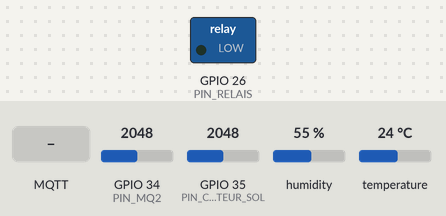
A sketch run on a simulated ESP32. Shown: switched loads named in the sketch (green lamp = pin HIGH). The test bench sets the inputs (shaded band); at power-on: GPIO 35 (PIN_CAPTEUR_SOL) = 2048, GPIO 34 (PIN_MQ2) = 2048, humidity 55 %, temperature 24 °C. WiFi joins after 1.5 s; servers stay silent unless stated; no MQTT or app messages arrive unless stated; what the sketch prints to the serial monitor is not drawn.

Above: at 2.7 s.
2.8 s: GPIO 35 (PIN_CAPTEUR_SOL) set to 2387
4.8 s: GPIO 35 (PIN_CAPTEUR_SOL) set to 2457
At 6.5 s:
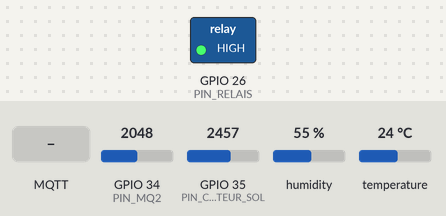
11.1 s: MQTT message "agri/mode" arrives on the first subscribed topic
At 12.7 s:
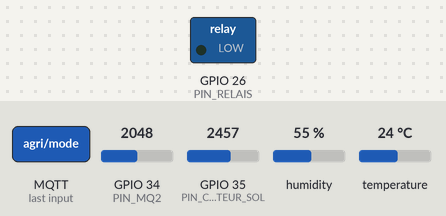
13.2 s: MQTT message "auto" arrives on the first subscribed topic
At 14.9 s:
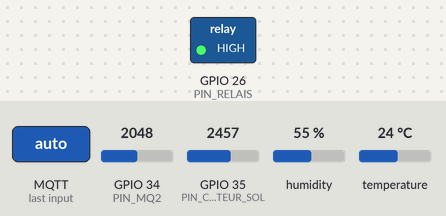
15.2 s: GPIO 35 (PIN_CAPTEUR_SOL) set to 1960
At 16.4 s:
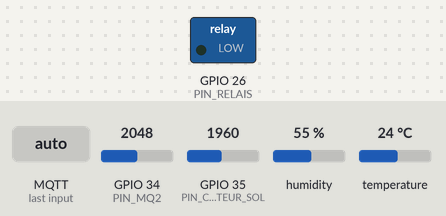
Timing chart, 0 to 18.2 s (numbered marks = the images above; inputs shaded):
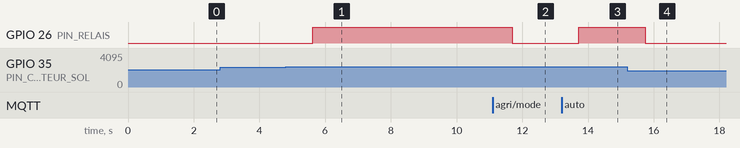

The sketch:

test.ino
```cpp
/*
 * SYSTÈME D'ARROSAGE ULTIME : SOL + DHT22 + GAZ
 * + GESTION AUTO / MANUEL via Node-RED
 */

#include <WiFi.h>
#include <PubSubClient.h>
#include <DHT.h>

// --- 1. CONFIGURATION (Tes paramètres) ---
const char* ssid = "tenda_4465";
const char* password = "00123456789";
const char* mqtt_server = "10.167.136.12";

// --- DÉFINITION DES BROCHES ---
#define PIN_CAPTEUR_SOL 35
#define PIN_RELAIS 26
#define PIN_MQ2 34
#define PIN_DHT 4

#define DHTTYPE DHT22

// --- RÉGLAGES (Tes calibrations) ---
const int VALEUR_SEC = 2640;
const int VALEUR_EAU = 1500;
const int SEUIL_ARROSAGE = 20;   // Arrose si < 20% en mode Auto
const int SEUIL_ALERTE_FEU = 2000; // Alerte si gaz > 2000

// --- VARIABLES DE CONTRÔLE ---
bool modeAuto = true;          // Par défaut : Mode Automatique
bool commandeManuelle = false; // Par défaut : Pompe éteinte en manuel

// Objets
WiFiClient espClient;
PubSubClient client(espClient);
DHT dht(PIN_DHT, DHTTYPE);

void setup() {
  Serial.begin(115200);

  pinMode(PIN_CAPTEUR_SOL, INPUT);
  pinMode(PIN_MQ2, INPUT);
  pinMode(PIN_RELAIS, OUTPUT);
  digitalWrite(PIN_RELAIS, LOW);

  dht.begin();
  setup_wifi();
  client.setServer(mqtt_server, 1883);
  client.setCallback(callback);
}

void setup_wifi() {
  delay(10);
  WiFi.begin(ssid, password);
  while (WiFi.status() != WL_CONNECTED) { delay(500); Serial.print("."); }
  Serial.println("\nWiFi Connecté !");
}

// --- RÉCEPTION DES ORDRES (Le Cerveau qui écoute Node-RED) ---
void callback(char* topic, byte* payload, unsigned int length) {
  String message;
  for (int i = 0; i < length; i++) { message += (char)payload[i]; }
  Serial.print("Reçu sur ["); Serial.print(topic); Serial.print("]: "); Serial.println(message);

  // 1. Choix du MODE (Auto ou Manuel)
  if (String(topic) == "agri/mode") {
    if (message == "auto") {
      modeAuto = true;
      Serial.println(">> MODE AUTO ACTIVÉ");
    } else {
      modeAuto = false;
      Serial.println(">> MODE MANUEL ACTIVÉ");
    }
  }

  // 2. Commande de la POMPE (Uniquement utile en mode Manuel)
  if (String(topic) == "agri/pompe") {
    if (message == "on" || message == "true") {
      commandeManuelle = true;
    } else {
      commandeManuelle = false;
    }
  }
}

void reconnect() {
  while (!client.connected()) {
    if (client.connect("ESP32_Final_Client")) {
      Serial.println("Connecté MQTT");
      client.subscribe("agri/mode");   // S'abonne au switch Auto/Manu
      client.subscribe("agri/pompe");  // S'abonne au bouton ON/OFF
    } else { delay(5000); }
  }
}

void loop() {
  if (!client.connected()) reconnect();
  client.loop();

  // --- A. LECTURE CAPTEURS ---
  // Sol
  int lectureSol = analogRead(PIN_CAPTEUR_SOL);
  int humSol = map(lectureSol, VALEUR_SEC, VALEUR_EAU, 0, 100);
  humSol = constrain(humSol, 0, 100);

  // Air (DHT22)
  float tempAir = dht.readTemperature();
  float humAir = dht.readHumidity();
  if (isnan(tempAir)) { tempAir=0; humAir=0; }

  // Gaz (MQ2)
  int gaz = analogRead(PIN_MQ2);
  int alerteFeu = (gaz > SEUIL_ALERTE_FEU) ? 1 : 0; // 1 si feu, 0 sinon

  // --- B. LOGIQUE DE LA POMPE (AUTO vs MANUEL) ---
  bool etatPompe = false;

  if (modeAuto == true) {
    // Mode Auto : C'est le sol qui décide
    if (humSol < SEUIL_ARROSAGE) {
      etatPompe = true;
    }
  } else {
    // Mode Manuel : C'est toi qui décides (commandeManuelle)
    etatPompe = commandeManuelle;
  }

  // Application sur le Relais
  if (etatPompe) {
    digitalWrite(PIN_RELAIS, HIGH);
  } else {
    digitalWrite(PIN_RELAIS, LOW);
  }

  Serial.println("--------------------------------");
  Serial.print("🌡️ Température : "); Serial.print(tempAir); Serial.println(" °C");
  Serial.print("💧 Humidité Air: "); Serial.print(humAir); Serial.println(" %");
  Serial.print("🌱 Humidité Sol: "); Serial.print(humSol); Serial.println(" %");
  Serial.print("⚠️ Gaz (Fumée) : "); Serial.print(gaz);
  if(alerteFeu) Serial.print(" -> 🔥 FEU !");
  Serial.println();
  Serial.print("⚙️ Mode: "); Serial.println(modeAuto ? "AUTO" : "MANUEL");
  Serial.print("🌊 Pompe: "); Serial.println(etatPompe ? "ON" : "OFF");

  // --- C. ENVOI DES DONNÉES VERS NODE-RED ---
  String payload = "{";
  payload += "\"sol\": " + String(humSol) + ",";
  payload += "\"temp\": " + String(tempAir) + ",";
  payload += "\"hum\": " + String(humAir) + ",";
  payload += "\"gaz\": " + String(gaz) + ",";
  payload += "\"feu\": " + String(alerteFeu) + ",";
  // On envoie aussi l'état actuel pour tes voyants
  payload += "\"mode\": \"" + String(modeAuto ? "AUTO" : "MANUEL") + "\",";
  payload += "\"pompe_etat\": " + String(etatPompe);
  payload += "}";

  client.publish("agri/sensors", payload.c_str());
  Serial.println(payload);

  delay(2000);
}
```

Measured:
- the behaviour switches between 2412 and 2413 on GPIO 35 (PIN_CAPTEUR_SOL) (found by bisection; images 0 and 1)
- after the input at 2.8 s, every drawn part: stays the same
- after the input at 4.8 s, GPIO 26 (PIN_RELAIS): LOW → HIGH after 0.82 s
- after the input at 11.1 s, GPIO 26 (PIN_RELAIS): HIGH → LOW after 0.60 s
- after the input at 13.2 s, GPIO 26 (PIN_RELAIS): LOW → HIGH after 0.52 s
- after the input at 15.2 s, GPIO 26 (PIN_RELAIS): HIGH → LOW after 0.55 s
